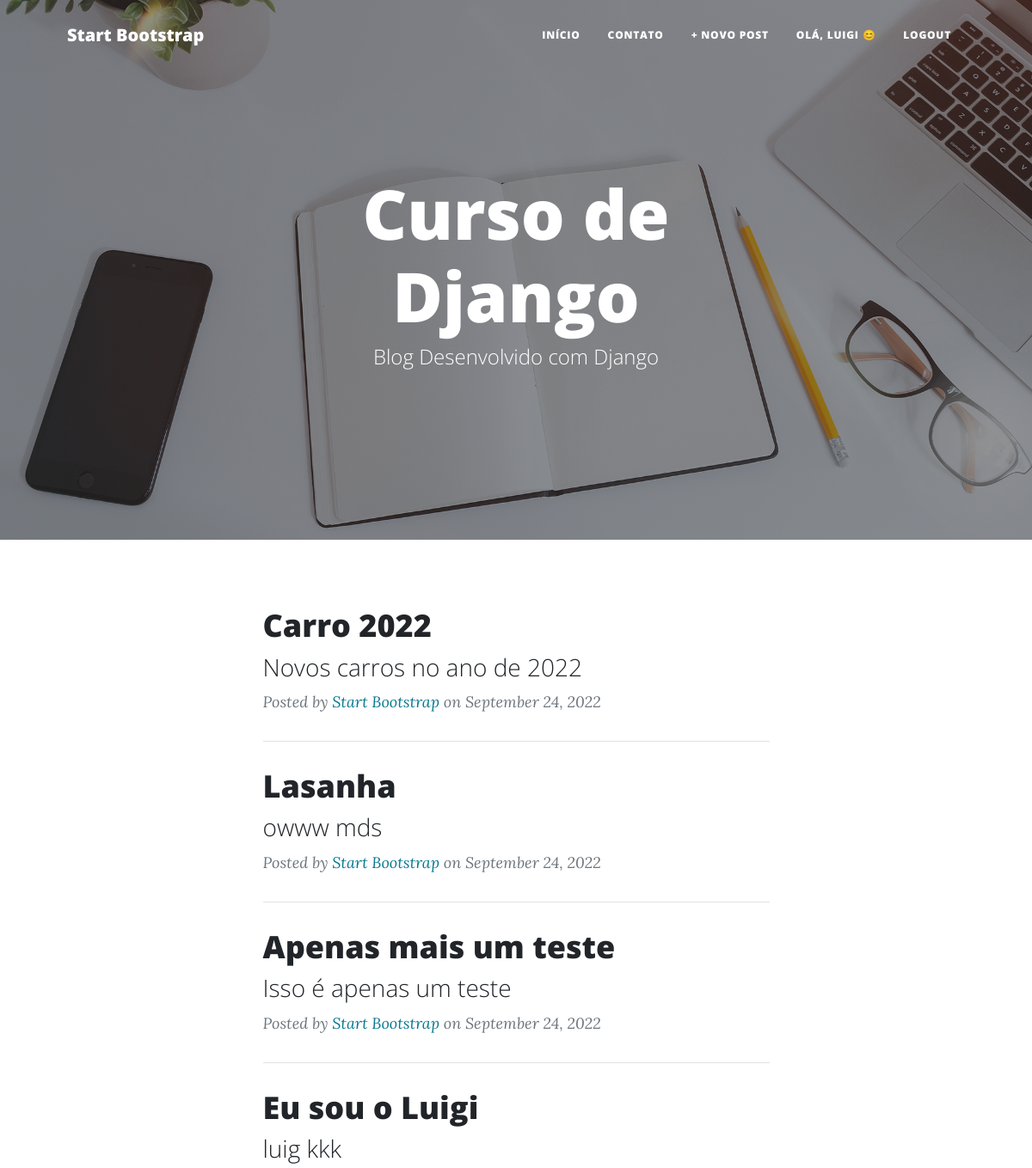
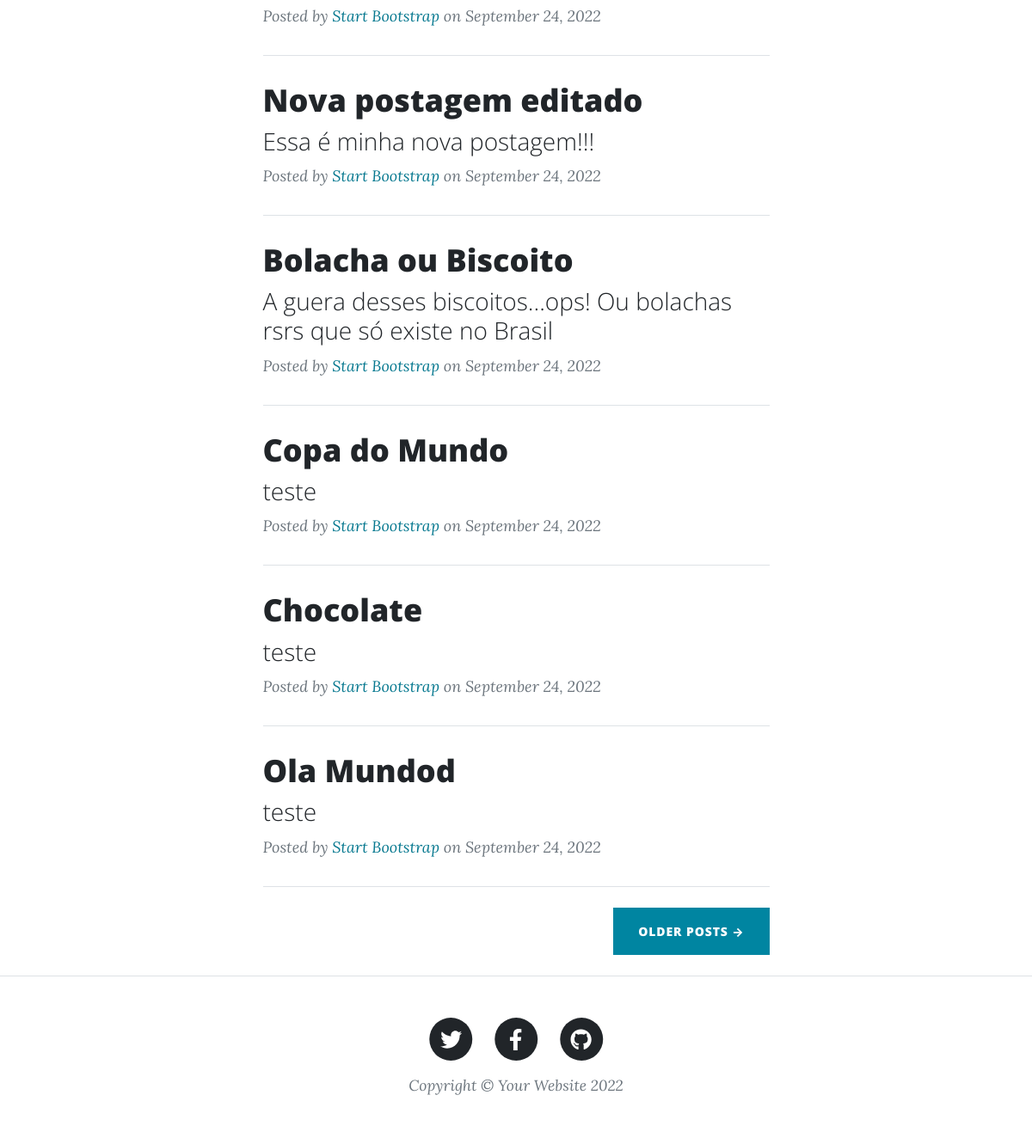
Screenshot of / (signed in) with the database file from the repository (2 pictures, top to bottom).
### blog/models.py (models this page shows, shortened)
class Post(models.Model):
   title = models.CharField(verbose_name="Título", max_length=200)
   subtitle = models.CharField(verbose_name="Subtítulo", max_length=300)
   slug = models.SlugField(max_length=200)
   author = models.ForeignKey(User, on_delete=models.CASCADE)
   content = RichTextField(verbose_name="Conteúdo")
   published_at = models.DateTimeField(default=timezone.now)
   created_at = models.DateTimeField(auto_now_add=True)#só irá add a data na 1ª vez | campo oculto
   modified_at = models.DateTimeField(auto_now=True)#campo oculto
   status = models.CharField(max_length=20, choices=STATUS, default='draft')
   category = models.ManyToManyField(Category, related_name="get_posts")
   background_image = models.ImageField(upload_to="blog", null=True, blank=True)
   objects = models.Manager()
   published = PublishedManager()
   class Meta:
      ordering = ('-published_at',)#irá mostrar os mais recentes antes

### blog/views.py (the view)
# urls.py: path('', views.BlogListView.as_view(), name='blog.home'),
class BlogListView(ListView):
   model = Post
   template_name = 'blog/home.html'
   context_object_name = 'posts'

### social/processors.py (called while the page is built)
def context_social(request):
   context_dict = {}
   links = Link.objects.all()
   for i in links:
      context_dict[i.social_network] = i.url
   return context_dict

### blog/templates/blog/home.html (shortened to what this page needs)
{% extends 'base.html' %}
{% load static %}
{% block header %}
   <header class="masthead" style="background-image: url({% static 'img/home-bg.jpg' %})">
      <div class="container position-relative px-4 px-lg-5">
         <div class="row gx-4 gx-lg-5 justify-content-center">
            <div class="col-md-10 col-lg-8 col-xl-7">
               <div class="site-heading">
                     <h1>Curso de Django</h1>
                     <span class="subheading">Blog Desenvolvido com Django</span>
               </div>
            </div>
         </div>
      </div>
   </header>
{% endblock %}
{% block content %}
   {% for post in posts %}
      <div class="post-preview">
         <a href="{% url 'post.detail' post.slug %}">
             <h2 class="post-title">{{post.title}}</h2>
             <h3 class="post-subtitle">{{post.subtitle|truncatechars:"200"}}</h3>
         </a>
         <p class="post-meta">
             Posted by
             <a href="#!">Start Bootstrap</a>
             on September 24, 2022
         </p>
     </div>
     <hr class="my-4" />
   {% endfor %}
   <div class="d-flex justify-content-end mb-4"><a class="btn btn-primary text-uppercase" href="#!">Older Posts →</a></div>
{% endblock %}

### static/templates/base.html (shortened to what this page needs)
{% load static %}
<!DOCTYPE html>
<html lang="en">
<head>
   <link href="https://cdn.jsdelivr.net/npm/bootstrap@5.1.3/dist/css/bootstrap.min.css" rel="stylesheet">
   <link rel="stylesheet" href="{% static 'css/style_blog.css' %}">
</head>
<body>
   <nav class="navbar navbar-expand-lg navbar-light" id="mainNav">
      <div class="container px-4 px-lg-5">
          <a class="navbar-brand" href="#">Start Bootstrap</a>
          <div class="collapse navbar-collapse" id="navbarResponsive">
              <ul class="navbar-nav ms-auto py-4 py-lg-0">
                  <li class="nav-item"><a class="nav-link px-lg-3 py-3 py-lg-4" href="{% url 'blog.home' %}">INÍCIO</a></li>
                  <li class="nav-item"><a class="nav-link px-lg-3 py-3 py-lg-4" href="{% url 'contact' %}">CONTATO</a></li>
                  {% if user.is_authenticated %}
                     <li class="nav-item"><a class="nav-link px-lg-3 py-3 py-lg-4" href="{% url 'post.new' %}">+ NOVO POST</a></li>
                     <li class="nav-item"><a class="nav-link px-lg-3 py-3 py-lg-4" href="#">OLÁ, {{user.username}} &#128522;</a></li>
                     <li class="nav-item"><a class="nav-link px-lg-3 py-3 py-lg-4" href="{% url 'logout' %}">LOGOUT</a></li>
                  {% else %}
                     <li class="nav-item"><a class="nav-link px-lg-3 py-3 py-lg-4" href="{% url 'login' %}">LOGIN</a></li>
                  {% endif %}
              </ul>
          </div>
      </div>
   </nav>
   {% block header %}
   {% endblock %}
   <div class="container px-4 px-lg-5">
      <div class="row gx-4 gx-lg-5 justify-content-center">
         <div class="col-md-10 col-lg-8 col-xl-7">
            {% block content %}
            {% endblock %}
         </div>
      </div>
   </div>
   <footer class="border-top">
      <div class="container px-4 px-lg-5">
          <div class="row gx-4 gx-lg-5 justify-content-center">
              <div class="col-md-10 col-lg-8 col-xl-7">
                  <ul class="list-inline text-center">
                      {% if TWITTER %}
                      <li class="list-inline-item">
                          <a href={{TWITTER}}>
                              <span class="fa-stack fa-lg">
                                  <i class="fas fa-circle fa-stack-2x"></i>
                                  <i class="fab fa-twitter fa-stack-1x fa-inverse"></i>
                              </span>
                          </a>
                      </li>
                      {% endif %}
                      {% if FACEBOOK %}
                      <li class="list-inline-item">
                          <a href={{FACEBOOK}}>
                              <span class="fa-stack fa-lg">
                                  <i class="fas fa-circle fa-stack-2x"></i>
                                  <i class="fab fa-facebook-f fa-stack-1x fa-inverse"></i>
                              </span>
                          </a>
                      </li>
                      {% endif %}
                      {% if GITHUB %}
                      <li class="list-inline-item">
                          <a href={{GITHUB}}>
                              <span class="fa-stack fa-lg">
                                  <i class="fas fa-circle fa-stack-2x"></i>
                                  <i class="fab fa-github fa-stack-1x fa-inverse"></i>
                              </span>
                          </a>
                      </li>
                      {% endif %}
                  </ul>
                  <div class="small text-center text-muted fst-italic">Copyright &copy; Your Website 2022</div>
              </div>
          </div>
      </div>
   </footer>
</body>
</html>

### rows the page displays
Post: title "Carro 2022", subtitle "Novos carros no ano de 2022"
Post: title "Lasanha", subtitle "owww mds"
Post: title "Apenas mais um teste", subtitle "Isso é apenas um teste"
Post: title "Eu sou o Luigi", subtitle "luig kkk"
Post: title "Nova postagem editado", subtitle "Essa é minha nova postagem!!!"
Post: title "Bolacha ou Biscoito", subtitle "A guera desses biscoitos...ops! Ou bolachas rsrs que só existe no Brasil"
Post: title "Copa do Mundo", subtitle "teste"
Post: title "Chocolate", subtitle "teste"
Post: title "Ola Mundod", subtitle "teste"

### other values shown
{{ user.username }} "LUIGI"
